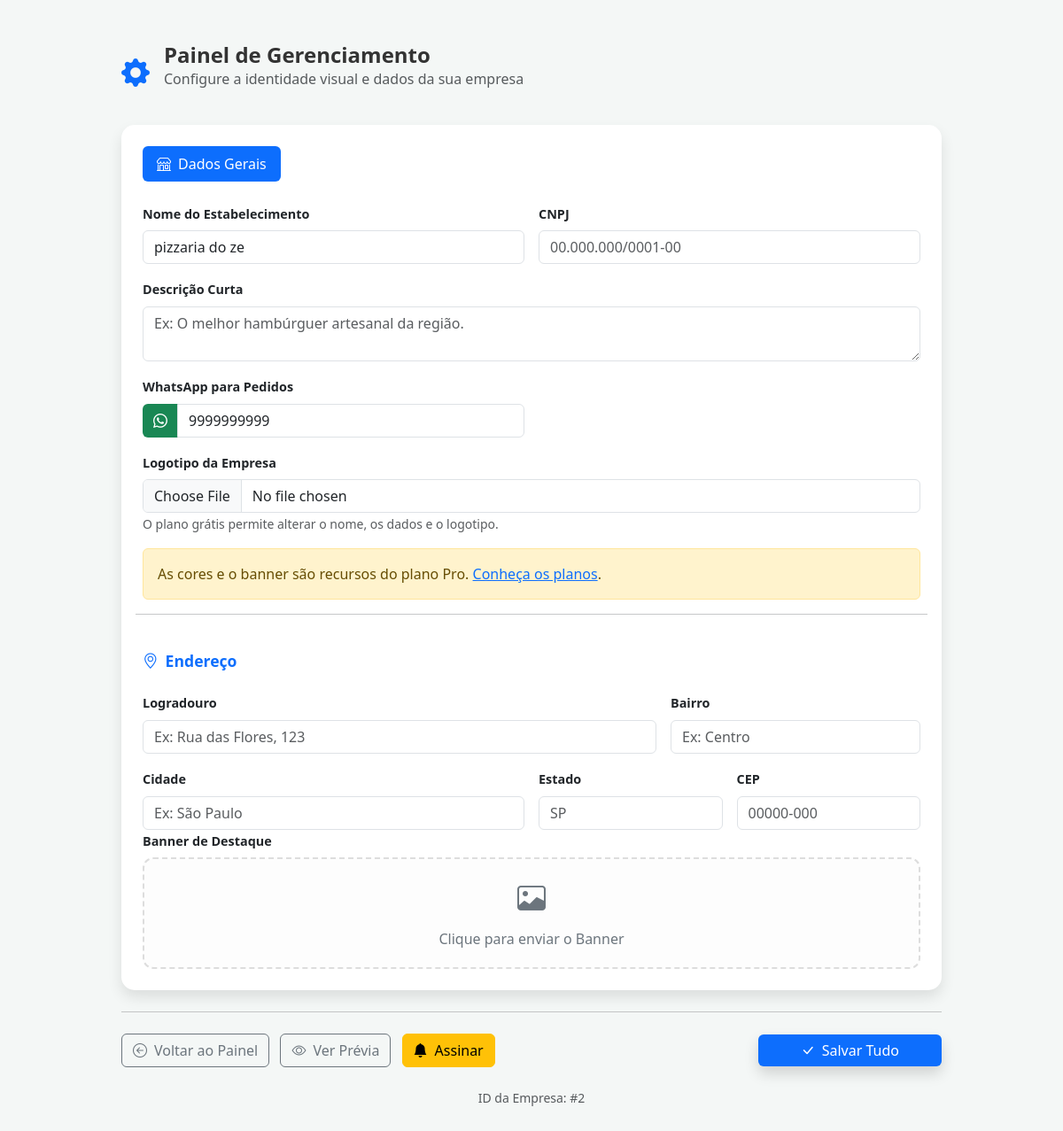
Page /empresa/config/2 (signed in) on the committed database.
### app/models/__init__.py (models this page shows, shortened)
class Empresa(db.Model):
    __tablename__ = "empresa"
    id = db.Column(db.Integer, primary_key=True)
    name_est = db.Column(db.String(100), nullable=False)
    cnpj_est = db.Column(db.String(20), nullable=True)
    short_description = db.Column(db.String(255), nullable=True)
    whatsapp = db.Column(db.String(20), nullable=False)
    logradouro = db.Column(db.String(150), nullable=True)
    bairro = db.Column(db.String(100), nullable=True)
    cidade = db.Column(db.String(100), nullable=True)
    estado = db.Column(db.String(2), nullable=True)
    cep = db.Column(db.String(10), nullable=True)
    primary_color = db.Column(db.String(7), default="#0d6efd")
    bg_color = db.Column(db.String(7), default="#ffffff")
    text_color = db.Column(db.String(7), default="#212529")
    logo_path = db.Column(db.String(255), nullable=True)
    banner_path = db.Column(db.String(255), nullable=True)
    produtos = db.relationship(
        "Produtos", backref="empresa", lazy=True, cascade="all, delete-orphan"
    )
    imagens = db.relationship(
        "Imagens", backref="empresa", lazy=True, cascade="all, delete-orphan"
    )
    plano = db.Column(db.String(20), default="gratis")
    ativo = db.Column(db.Boolean, default=True)

### app/routes/empresa_routes.py (the view)
@router.get("/config/{empresa_id:int}", name="empresa.config")
async def config_page(
    empresa_id: int, request: Request, current_user=Depends(get_current_user)
):
    return await _get_config(empresa_id, request, current_user)

### templates/config.html (shortened to what this page needs)
<!DOCTYPE html>
<html lang="pt-br">
<head>
    <link href="https://cdn.jsdelivr.net/npm/bootstrap@5.3.0/dist/css/bootstrap.min.css" rel="stylesheet">
    <link rel="stylesheet" href="https://cdn.jsdelivr.net/npm/bootstrap-icons@1.11.0/font/bootstrap-icons.css">
    <link rel="stylesheet" href="{{ url_for('static', filename='css/style-config.css') }}">
</head>
<body>
    <div class="container py-5">
        <div class="row justify-content-center">
            <div class="col-lg-10">
                <div class="d-flex align-items-center mb-4">
                    <i class="bi bi-gear-fill fs-2 me-3 text-primary"></i>
                    <div>
                        <h2 class="mb-0">Painel de Gerenciamento</h2>
                        <p class="text-muted">Configure a identidade visual e dados da sua empresa</p>
                    </div>
                </div>
                <div class="card config-card">
                    <div class="card-body p-4">
                        <ul class="nav nav-pills mb-4" id="configTabs" role="tablist">
                            <li class="nav-item">
                                <button class="nav-link active" id="dados-tab" data-bs-toggle="pill"
                                    data-bs-target="#dados">
                                    <i class="bi bi-shop me-2"></i>Dados Gerais
                                </button>
                            </li>
                        </ul>
                        <form id="menuConfigForm" method="POST" enctype="multipart/form-data" action="{{ url_for('empresa.config', empresa_id=empresa.id) }}">
                            <div class="tab-content" id="pills-tabContent">
                                <div class="tab-pane fade show active" id="dados">
                                    <div class="row g-3">
                                        <div class="col-md-6">
                                            <label class="form-label fw-bold">Nome do Estabelecimento</label>
                                            <input type="text" class="form-control" name="nome_est" placeholder="Ex: Burguer King"
                                                value="{{ empresa.name_est or '' }}" required>
                                        </div>
                                        <div class="col-md-6">
                                            <label class="form-label fw-bold">CNPJ</label>
                                            <input type="text" class="form-control" name="cnpj_est" placeholder="00.000.000/0001-00"
                                                value="{{ empresa.cnpj_est or '' }}">
                                        </div>
                                        <div class="col-md-12">
                                            <label class="form-label fw-bold">Descrição Curta</label>
                                            <textarea class="form-control" name="short_description" rows="2"
                                                placeholder="Ex: O melhor hambúrguer artesanal da região.">{{ empresa.short_description or '' }}</textarea>
                                        </div>
                                        <div class="col-md-6">
                                            <label class="form-label fw-bold">WhatsApp para Pedidos</label>
                                            <div class="input-group">
                                                <span class="input-group-text bg-success text-white border-0"><i
                                                        class="bi bi-whatsapp"></i></span>
                                                <input type="tel" class="form-control" name="whatsapp" placeholder="5511999999999"
                                                    value="{{ empresa.whatsapp or '' }}">
                                            </div>
                                        </div>
                                        {% if empresa.plano not in ('pro', 'premium') %}
                                        <div class="col-md-12">
                                            <label class="form-label fw-bold">Logotipo da Empresa</label>
                                            <input type="file" class="form-control" name="logo_file" accept=".jpg,.jpeg,.png,.webp,.avif">
                                            <small class="form-text text-muted">O plano grátis permite alterar o nome, os dados e o logotipo.</small>
                                        </div>
                                        <div class="col-12">
                                            <div class="alert alert-warning mb-0">
                                                As cores e o banner são recursos do plano Pro.
                                                <a href="{{ url_for('empresa.subscribe', empresa_id=empresa.id) }}">Conheça os planos</a>.
                                            </div>
                                        </div>
                                        {% endif %}
                                        <hr class="my-3">
                                        <div class="col-12">
                                            <h5 class="fw-bold text-primary"><i class="bi bi-geo-alt me-2"></i>Endereço</h5>
                                        </div>
                                        <div class="col-md-8">
                                            <label class="form-label fw-bold">Logradouro</label>
                                            <input type="text" class="form-control" name="logradouro" placeholder="Ex: Rua das Flores, 123"
                                                value="{{ empresa.logradouro or '' }}">
                                        </div>
                                        <div class="col-md-4">
                                            <label class="form-label fw-bold">Bairro</label>
                                            <input type="text" class="form-control" name="bairro" placeholder="Ex: Centro"
                                                value="{{ empresa.bairro or '' }}">
                                        </div>
                                        <div class="col-md-6">
                                            <label class="form-label fw-bold">Cidade</label>
                                            <input type="text" class="form-control" name="cidade" placeholder="Ex: São Paulo"
                                                value="{{ empresa.cidade or '' }}">
                                        </div>
                                        <div class="col-md-3">
                                            <label class="form-label fw-bold">Estado</label>
                                            <input type="text" class="form-control" name="estado" placeholder="SP" maxlength="2"
                                                value="{{ empresa.estado or '' }}">
                                        </div>
                                        <div class="col-md-3">
                                            <label class="form-label fw-bold">CEP</label>
                                            <input type="text" class="form-control" name="cep" placeholder="00000-000"
                                                value="{{ empresa.cep or '' }}">
                                        </div>
                                    </div>
                                </div>
                                        <div class="col-md-12">
                                            <label class="form-label fw-bold">Banner de Destaque</label>
                                            <div class="upload-container"
                                                onclick="document.getElementById('bannerInput').click()">
                                                <div id="bannerPreview" class="image-preview-box banner-box">
                                                    {% if empresa.banner_path %}
                                                        <img src="{{ empresa.banner_path }}" class="img-fluid mb-2">
                                                        <p class="mb-0 small text-primary"><i class="bi bi-arrow-repeat"></i> Clique para alterar</p>
                                                    {% else %}
                                                        <i class="bi bi-image fs-2"></i>
                                                        <span>Clique para enviar o Banner</span>
                                                    {% endif %}
                                                </div>
                                            </div>
                                        </div>
                                    </div>
                                </div>
                            </div>
                            <hr class="my-4">
                            <div class="d-flex justify-content-between align-items-center">
                                <div>
                                    <a href="{{ url_for('empresa.home') }}" class="btn btn-outline-secondary me-2">
                                        <i class="bi bi-arrow-left-circle me-2"></i>Voltar ao Painel
                                    </a>
                                    <button type="button" class="btn btn-outline-secondary me-2">
                                        <i class="bi bi-eye me-2"></i>Ver Prévia
                                    </button>
                                    {% if empresa.plano not in ('pro', 'premium') %}
                                    <a href="{{ url_for('empresa.subscribe', empresa_id=empresa.id) }}" class="btn btn-warning me-2">
                                        <i class="bi bi-bell-fill me-2"></i>Assinar
                                    </a>
                                    {% endif %}
                                </div>
                                <button type="submit" class="btn btn-primary px-5 shadow">
                                    <i class="bi bi-check-lg me-2"></i>Salvar Tudo
                                </button>
                            </div>
                    </div>
                </div>
                <p class="text-center mt-4 text-muted small">ID da Empresa: #{{ empresa.id }}</p>
            </div>
</body>
</html>

### static/css/style-config.css (style rules this page uses)
:root { --primary-color: #0d6efd; --bg-admin: #f4f7f6; --card-bg: #ffffff; --text-color: #333; --success-color: #2ed573; }
body { font-family: 'Segoe UI', Tahoma, Geneva, Verdana, sans-serif; background-color: var(--bg-admin); color: var(--text-color); margin: 0; padding: 0; }
.config-card { background: var(--card-bg); border: none; border-radius: 15px; box-shadow: 0 0.5rem 1rem rgba(0, 0, 0, 0.1); }
h2 { font-size: 1.5rem; font-weight: 700; }
h5 { font-size: 1.1rem; color: #444; margin-top: 10px; }
label { font-size: 0.9rem; font-weight: 600; margin-bottom: 8px; }
.input-group-text { border-radius: 6px 0 0 6px !important; }
.upload-container { border: 2px dashed #ddd; border-radius: 12px; padding: 20px; text-align: center; background: #fdfdfd; cursor: pointer; transition: all 0.3s ease; }
.image-preview-box { display: flex; flex-direction: column; align-items: center; gap: 10px; color: #6c757d; }
.btn-primary { background-color: var(--primary-color); border: none; transition: opacity 0.2s; }

### templates/config.html (style rules this page uses)
body { background-color: #f4f7f6; }
.config-card { border: none; border-radius: 15px; box-shadow: 0 0.5rem 1rem rgba(0, 0, 0, 0.1); }
.nav-pills .nav-link.active { background-color: #0d6efd; }

### rows in the picture
Empresa: nome_est "pizzaria do ze", whatsapp "9999999999", id "2"
